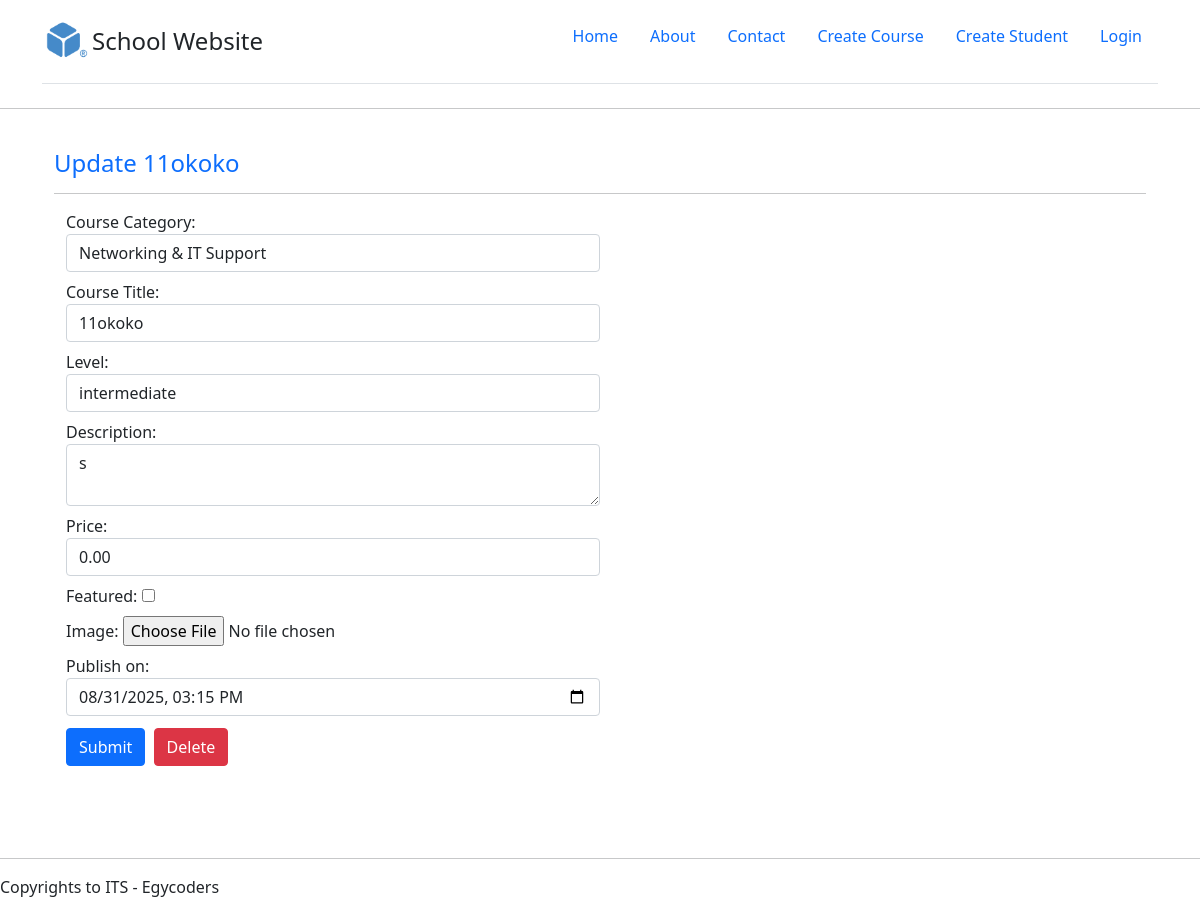
/update-course/11/, run on the app's committed database.
### core/models.py (models this page shows, shortened)
class Course(models.Model): # Many Side - child
    LEVEL_CHOICES = (
        ('beginner', 'beginner'),
        ('intermediate', 'intermediate'),
        ('advanced', 'advanced'),
    )
    cat = models.ForeignKey(Cat, on_delete=models.SET_NULL, related_name="courses", null=True, blank=True) # cat_id
    title = models.CharField(max_length=50)
    level = models.CharField(choices=LEVEL_CHOICES)
    description = models.TextField(null=True, blank=True)
    price = models.DecimalField(max_digits=5, decimal_places=2 , default=0.00) # 999.99
    featured = models.BooleanField(default=False) # course not featured
    image = models.ImageField(upload_to='course_images', null=True, blank=True)
    publish_on = models.DateTimeField()

### core/views.py (the view)
# urls.py: path('update-course/<int:course_id>/', update_course, name='update_course'),
def update_course(request, course_id):
    course = get_object_or_404(Course, id=course_id) # course object
    if request.method == 'POST':
        form = CourseForm(request.POST, request.FILES, instance=course)
        if form.is_valid():
            form.save()
            messages.success(request, 'Course updated!')
            return redirect('course', course.id)
        else:
            messages.error(request, 'Failed to update')
    else:
        form = CourseForm(instance=course)
    context = {
        'page_title':f'Update Course {course.title}',
        'form': form,
        'course':course,
    }
    return render(request, 'course_form.html', context)

### core/forms.py (shortened to what this page needs)
class CourseForm(forms.ModelForm):
    class Meta:
        model = Course
        fields = '__all__'
        labels = {
            'cat' : 'Course Category',
            'title' : 'Course Title'
        }
        widgets = {
            'cat': forms.Select(attrs={
                'class':'form-control'
            }),
            'title': forms.TextInput(attrs={
                'class':'form-control',
                'placeholder':'Enter Course Title'
            }),
            'level': forms.Select(attrs={
                'class':'form-control',
            }),
            'price': forms.NumberInput(attrs={
                'class':'form-control',
                'max':'999.99',
                'step':'0.01'
            }),
            'description': forms.Textarea(attrs={
                'class':'form-control',
                'rows':2
            }),
            'publish_on': forms.TextInput(attrs={
                'class':'form-control',
                'type':'datetime-local'
            })
        }

### core/models.py (called while the page is built)
    def __str__(self):
        return f"{self.name}"

### core/templates/course_form.html (shortened to what this page needs)
{% extends 'layouts/base.html' %}
{% block content %}
<div class="container p-4">
    {% if course.id %}
    <h4 class="text-primary">Update {{course.title}}</h4>
    {% else %}
    <h4>Create Course</h4>
    {% endif %}
    <hr>
    <div class="container d-felx justify-content-center">
        <div class="col-6">
            <form action="" method="post" enctype="multipart/form-data">
                {% for field in form %}
                <div class="my-2">
                    {{field.label_tag}}
                    {{field}}
                </div>
                {% endfor %}
                <button class="btn btn-primary" type="submit">Submit</button>
                {% if course.id %}
                <a href="{% url 'delete_course' course.id %}" class="btn btn-danger m-1">Delete</a>
                {% endif %}
            </form>
        </div>
    </div>
</div>
{% endblock content %}

### data on the page
Course: title "11okoko", form "Networking & IT Support" "11okoko" "intermediate" "s" "0.00" "08/31/2025 15:15"

### other printed values
{{ field.label_tag }} "Course Category:" "Course Title:" "Level:" "Description:" "Price:" "Featured:" "Image:" "Publish on:"
